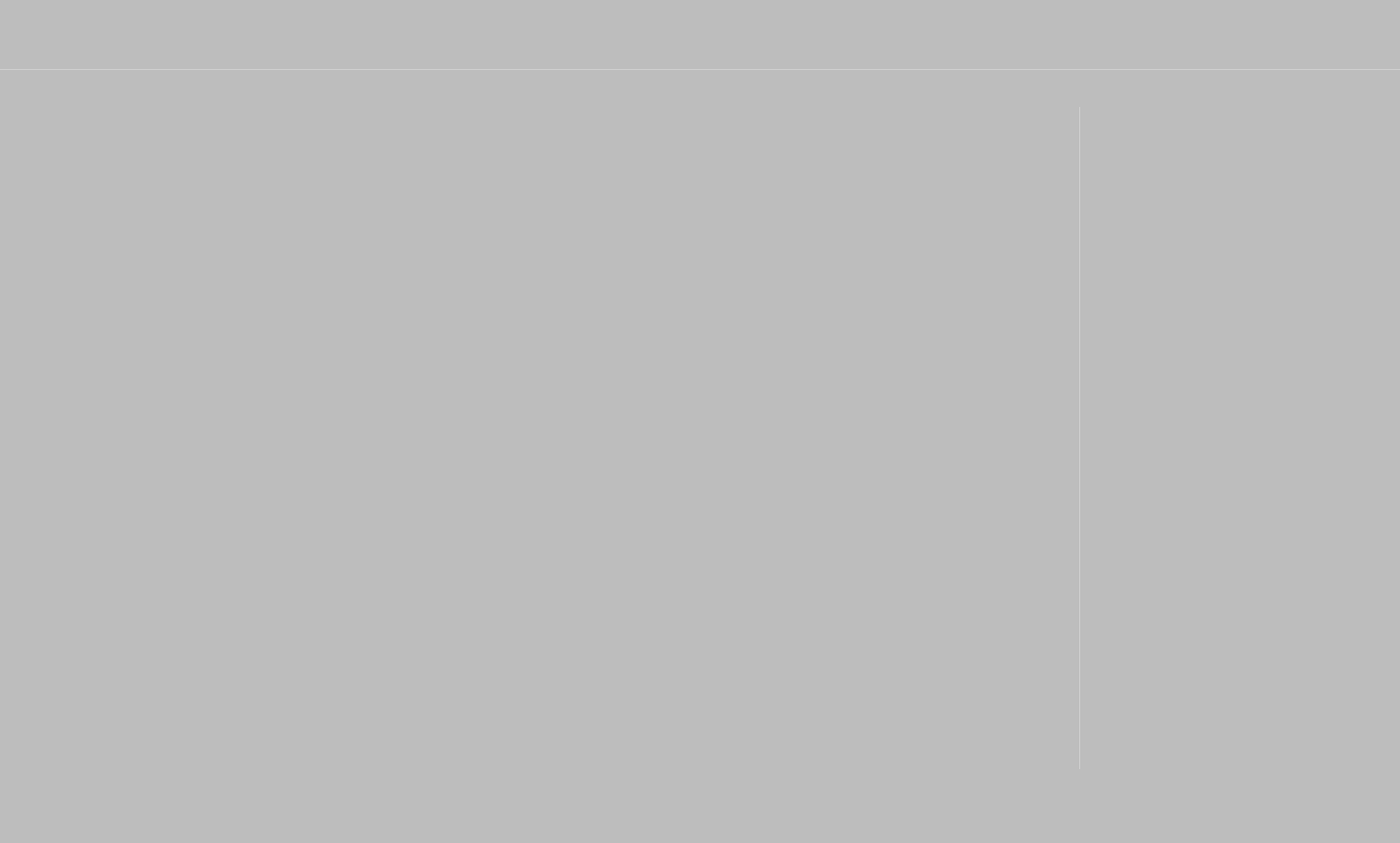
<?xml version="1.0" encoding="UTF-8"?>
<ui version="4.0">
 <class>Search</class>
 <widget class="QMainWindow" name="Search">
  <property name="geometry">
   <rect>
    <x>0</x>
    <y>0</y>
    <width>1440</width>
    <height>867</height>
   </rect>
  </property>
  <property name="windowTitle">
   <string>MainWindow</string>
  </property>
  <property name="layoutDirection">
   <enum>Qt::LeftToRight</enum>
  </property>
  <property name="styleSheet">
   <string notr="true">background:rgb(235, 235, 235)</string>
  </property>
  <widget class="QWidget" name="centralwidget">
   <widget class="QLabel" name="background">
    <property name="geometry">
     <rect>
      <x>0</x>
      <y>0</y>
      <width>1440</width>
      <height>900</height>
     </rect>
    </property>
    <property name="styleSheet">
     <string notr="true">border-image: url(:/icons/Blurred.jpg);</string>
    </property>
    <property name="text">
     <string/>
    </property>
   </widget>
   <widget class="QLineEdit" name="searchEntry">
    <property name="geometry">
     <rect>
      <x>70</x>
      <y>0</y>
      <width>1371</width>
      <height>71</height>
     </rect>
    </property>
    <property name="font">
     <font>
      <pointsize>26</pointsize>
     </font>
    </property>
    <property name="focusPolicy">
     <enum>Qt::StrongFocus</enum>
    </property>
    <property name="styleSheet">
     <string notr="true">border:0px;
background-color: rgba(255, 255, 255, 0);
color: rgb(255, 255, 255);</string>
    </property>
    <property name="text">
     <string/>
    </property>
   </widget>
   <widget class="QPushButton" name="close_search">
    <property name="geometry">
     <rect>
      <x>1350</x>
      <y>0</y>
      <width>111</width>
      <height>71</height>
     </rect>
    </property>
    <property name="sizePolicy">
     <sizepolicy hsizetype="Minimum" vsizetype="Expanding">
      <horstretch>0</horstretch>
      <verstretch>0</verstretch>
     </sizepolicy>
    </property>
    <property name="cursor">
     <cursorShape>ArrowCursor</cursorShape>
    </property>
    <property name="focusPolicy">
     <enum>Qt::NoFocus</enum>
    </property>
    <property name="styleSheet">
     <string notr="true">border-style:inset;
background-color: rgba(255, 255, 255, 0);</string>
    </property>
    <property name="inputMethodHints">
     <set>Qt::ImhNone</set>
    </property>
    <property name="text">
     <string/>
    </property>
    <property name="icon">
     <iconset resource="../../icons.qrc">
      <normaloff>:/icons/cancel.png</normaloff>:/icons/cancel.png</iconset>
    </property>
    <property name="iconSize">
     <size>
      <width>50</width>
      <height>50</height>
     </size>
    </property>
    <property name="shortcut">
     <string>Ctrl+C</string>
    </property>
    <property name="flat">
     <bool>true</bool>
    </property>
   </widget>
   <widget class="Line" name="line_2">
    <property name="geometry">
     <rect>
      <x>1110</x>
      <y>110</y>
      <width>1</width>
      <height>681</height>
     </rect>
    </property>
    <property name="styleSheet">
     <string notr="true">background-color: rgba(235, 235, 235, 100);</string>
    </property>
    <property name="frameShadow">
     <enum>QFrame::Raised</enum>
    </property>
    <property name="lineWidth">
     <number>0</number>
    </property>
    <property name="midLineWidth">
     <number>0</number>
    </property>
    <property name="orientation">
     <enum>Qt::Vertical</enum>
    </property>
   </widget>
   <widget class="Line" name="line">
    <property name="geometry">
     <rect>
      <x>0</x>
      <y>71</y>
      <width>1440</width>
      <height>1</height>
     </rect>
    </property>
    <property name="styleSheet">
     <string notr="true">background-color: rgba(235, 235, 235, 100);</string>
    </property>
    <property name="frameShadow">
     <enum>QFrame::Plain</enum>
    </property>
    <property name="lineWidth">
     <number>-5</number>
    </property>
    <property name="midLineWidth">
     <number>0</number>
    </property>
    <property name="orientation">
     <enum>Qt::Horizontal</enum>
    </property>
   </widget>
   <widget class="QLabel" name="mask">
    <property name="geometry">
     <rect>
      <x>0</x>
      <y>0</y>
      <width>1451</width>
      <height>901</height>
     </rect>
    </property>
    <property name="styleSheet">
     <string notr="true">background-color: rgba(0, 0, 0, 50);</string>
    </property>
    <property name="text">
     <string/>
    </property>
   </widget>
   <widget class="QScrollArea" name="file_scroll">
    <property name="geometry">
     <rect>
      <x>10</x>
      <y>120</y>
      <width>1091</width>
      <height>661</height>
     </rect>
    </property>
    <property name="styleSheet">
     <string notr="true">background-color: rgba(255, 255, 255, 0);
border:0px;</string>
    </property>
    <property name="verticalScrollBarPolicy">
     <enum>Qt::ScrollBarAlwaysOff</enum>
    </property>
    <property name="horizontalScrollBarPolicy">
     <enum>Qt::ScrollBarAlwaysOff</enum>
    </property>
    <property name="widgetResizable">
     <bool>true</bool>
    </property>
    <widget class="QWidget" name="scrollAreaWidgetContents_2">
     <property name="geometry">
      <rect>
       <x>0</x>
       <y>0</y>
       <width>1091</width>
       <height>661</height>
      </rect>
     </property>
    </widget>
   </widget>
   <widget class="QScrollArea" name="info_scroll">
    <property name="geometry">
     <rect>
      <x>1110</x>
      <y>120</y>
      <width>330</width>
      <height>500</height>
     </rect>
    </property>
    <property name="styleSheet">
     <string notr="true">background-color: rgba(255, 255, 255, 0);
border:0px;</string>
    </property>
    <property name="verticalScrollBarPolicy">
     <enum>Qt::ScrollBarAlwaysOff</enum>
    </property>
    <property name="horizontalScrollBarPolicy">
     <enum>Qt::ScrollBarAlwaysOff</enum>
    </property>
    <property name="widgetResizable">
     <bool>true</bool>
    </property>
    <widget class="QWidget" name="scrollAreaWidgetContents">
     <property name="geometry">
      <rect>
       <x>0</x>
       <y>0</y>
       <width>330</width>
       <height>500</height>
      </rect>
     </property>
    </widget>
   </widget>
   <widget class="QPushButton" name="search_icon">
    <property name="geometry">
     <rect>
      <x>-20</x>
      <y>0</y>
      <width>111</width>
      <height>71</height>
     </rect>
    </property>
    <property name="sizePolicy">
     <sizepolicy hsizetype="Minimum" vsizetype="Expanding">
      <horstretch>0</horstretch>
      <verstretch>0</verstretch>
     </sizepolicy>
    </property>
    <property name="cursor">
     <cursorShape>ArrowCursor</cursorShape>
    </property>
    <property name="focusPolicy">
     <enum>Qt::NoFocus</enum>
    </property>
    <property name="styleSheet">
     <string notr="true">border-style:inset;
background-color: rgba(255, 255, 255, 0);</string>
    </property>
    <property name="inputMethodHints">
     <set>Qt::ImhNone</set>
    </property>
    <property name="text">
     <string/>
    </property>
    <property name="icon">
     <iconset resource="../../icons.qrc">
      <normaloff>:/icons/search.png</normaloff>:/icons/search.png</iconset>
    </property>
    <property name="iconSize">
     <size>
      <width>50</width>
      <height>50</height>
     </size>
    </property>
    <property name="shortcut">
     <string>Ctrl+C</string>
    </property>
    <property name="flat">
     <bool>true</bool>
    </property>
   </widget>
   <widget class="QScrollArea" name="option_scroll">
    <property name="geometry">
     <rect>
      <x>1110</x>
      <y>620</y>
      <width>321</width>
      <height>161</height>
     </rect>
    </property>
    <property name="styleSheet">
     <string notr="true">background-color: rgba(255, 255, 255, 0);
border:0px;</string>
    </property>
    <property name="widgetResizable">
     <bool>true</bool>
    </property>
    <widget class="QWidget" name="scrollAreaWidgetContents_4">
     <property name="geometry">
      <rect>
       <x>0</x>
       <y>0</y>
       <width>321</width>
       <height>161</height>
      </rect>
     </property>
    </widget>
   </widget>
   <zorder>background</zorder>
   <zorder>mask</zorder>
   <zorder>searchEntry</zorder>
   <zorder>close_search</zorder>
   <zorder>line_2</zorder>
   <zorder>line</zorder>
   <zorder>file_scroll</zorder>
   <zorder>info_scroll</zorder>
   <zorder>search_icon</zorder>
   <zorder>option_scroll</zorder>
  </widget>
 </widget>
 <resources>
  <include location="../../icons.qrc"/>
 </resources>
 <connections>
  <connection>
   <sender>close_search</sender>
   <signal>clicked()</signal>
   <receiver>Search</receiver>
   <slot>lower()</slot>
   <hints>
    <hint type="sourcelabel">
     <x>1409</x>
     <y>36</y>
    </hint>
    <hint type="destinationlabel">
     <x>1519</x>
     <y>88</y>
    </hint>
   </hints>
  </connection>
 </connections>
</ui>
